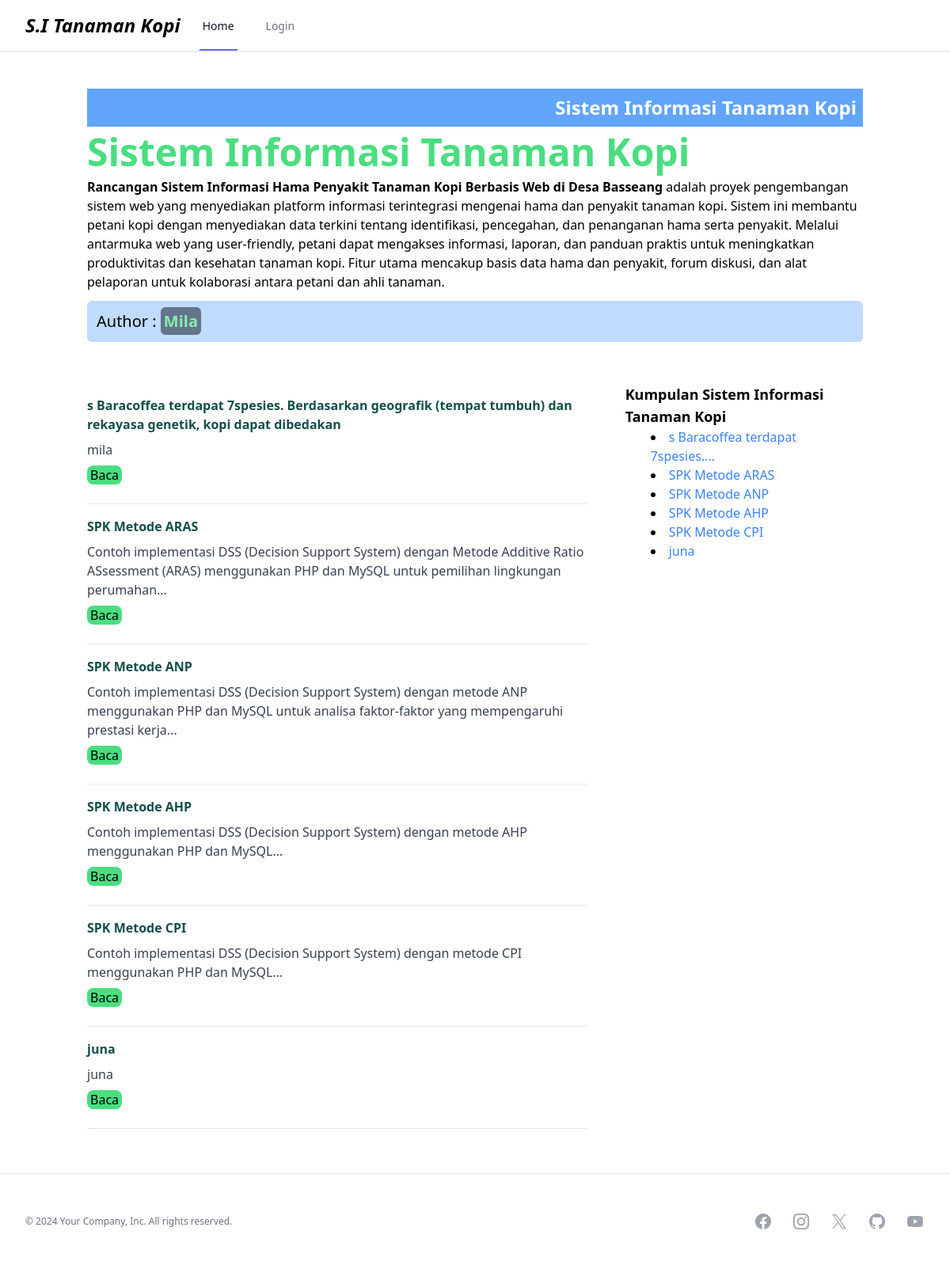
The page / on the database its author committed.
### tables this page shows
CREATE TABLE `artikel` (
  `id` int(11) NOT NULL,
  `idjudul` text NOT NULL,
  `judul` text NOT NULL,
  `deskripsi` text NOT NULL,
  `konten` text NOT NULL
);

### home.php (the view)
<?php
$sql = "SELECT idjudul, judul, deskripsi FROM artikel";
$result = $conn->query($sql);
$artikel = array();
if ($result->num_rows > 0) {
    while ($row = $result->fetch_assoc()) {
        $deskripsi = $row['deskripsi'];
        $kata = explode(' ', $deskripsi);
        if (count($kata) > 10) {
            $kata = array_slice($kata, 0, 20);
            $deskripsi = implode(' ', $kata) . '...';
        }
        $row['deskripsi'] = $deskripsi;
        $artikel[] = $row;
    }
}
?>
<?php foreach ($artikel as $item) : ?>
    <div class="my-4">
        <div class="font-bold text-teal-900 mb-2">
            <a href="artikel.php?<?php echo urlencode($item['idjudul']); ?>" class=""><?php echo htmlspecialchars($item['judul']); ?></a>
        </div>
        <div class="text-gray-700 mb-2">
            <?php echo htmlspecialchars($item['deskripsi']); ?>
        </div>
        <div class="bg-green-400 w-fit rounded-lg">
            <a href="artikel.php?<?php echo urlencode($item['idjudul']); ?>" class="p-1">Baca</a>
        </div>
        <br>
        <hr>
    </div>
<?php endforeach; ?>

### index.php (shortened to what this page needs)
<?php
include './config/koneksi.php'
?>
<!DOCTYPE html>
<html lang="en">
<head>
    <link rel="stylesheet" href="./src/style.css">
</head>
<body>
    <?php
    require_once 'components/navbar.php';
    ?>
    <header id="header" class="lg:px-[110px] lg:mt-28">
        <div class="bg-blue-400 text-white font-bold text-2xl text-end">
            <div class="p-2">
                Sistem Informasi Tanaman Kopi
            </div>
        </div>
        <div class="text-start">
            <div class="py-2 font-extrabold text-5xl text-green-400">
                Sistem Informasi Tanaman Kopi
            </div>
            <div class="text-l">
                <b>Rancangan Sistem Informasi Hama Penyakit Tanaman Kopi Berbasis Web di Desa Basseang</b> adalah proyek pengembangan sistem web yang menyediakan platform informasi terintegrasi mengenai hama dan penyakit tanaman kopi. Sistem ini membantu petani kopi dengan menyediakan data terkini tentang identifikasi, pencegahan, dan penanganan hama serta penyakit. Melalui antarmuka web yang user-friendly, petani dapat mengakses informasi, laporan, dan panduan praktis untuk meningkatkan produktivitas dan kesehatan tanaman kopi. Fitur utama mencakup basis data hama dan penyakit, forum diskusi, dan alat pelaporan untuk kolaborasi antara petani dan ahli tanaman.
            </div>
        </div>
        <div class="bg-blue-200 my-3 rounded-md">
            <div class="p-3 text-xl">
                Author : <span class="font-semibold text-green-300 bg-slate-500 rounded-md p-1">Mila</span>
            </div>
        </div>
    </header>
    <main class="flex flex-1 lg:px-[110px]">
        <div class="w-3/4 mt-10 pr-12">
            <?php
            $page = isset($_GET['page']) ? $_GET['page'] : "";
            if ($page == "") {
                include "home.php";
            } elseif ($page == "") {
                include "";
            }
            ?>
        </div>
        <div class="w-1/3 mt-10">
            <?php
            $page = isset($_GET['page']) ? $_GET['page'] : "";
            if ($page == "") {
                include "./components/sidebarHome.php";
            } elseif ($page == "") {
                include "";
            }
            ?>
        </div>
    </main>
    <?php
    require_once 'components/footer.php';
    ?>
</body>
</html>

### components/navbar.php (shortened to what this page needs)
<nav id="navbar" class="bg-white shadow lg:fixed w-full">
    <div class="mx-auto max-w-7xl px-2 sm:px-4 lg:px-8">
        <div class="flex h-16 justify-between">
            <div class="flex px-2 lg:px-0">
                <div class="flex flex-shrink-0 items-center">
                    <p class="font-bold text-[24px]"><i>S.I Tanaman Kopi</i></p>
                </div>
                <div class="hidden lg:ml-6 lg:flex lg:space-x-8">
                    <a id="home" href="index.php" class="inline-flex items-center border-b-2 border-transparent px-1 pt-1 text-sm font-medium text-gray-500 hover:border-gray-300 hover:text-gray-700">Home</a>
                    <a href="dashboard/login.php" class="inline-flex items-center border-b-2 border-transparent px-1 pt-1 text-sm font-medium text-gray-500 hover:border-gray-300 hover:text-gray-700">Login</a>
                </div>
            </div>
            <div class="flex flex-1 items-center justify-center px-2 lg:ml-6 lg:justify-end">
            </div>
        </div>
    </div>
</nav>

### components/sidebarHome.php
<?php
$sql = "SELECT idjudul, judul FROM artikel";
$result = $conn->query($sql);
$artikel = array();
if ($result->num_rows > 0) {
    while ($row = $result->fetch_assoc()) {
        $judul = $row['judul'];
        $kata = explode(' ', $judul);
        if (count($kata) > 4) {
            $kata = array_slice($kata, 0, 4);
            $judul = implode(' ', $kata) . '...';
        }
        $row['judul'] = $judul;
        $artikel[] = $row;
    }
}
?>
<div>
    <h2 class="font-bold text-lg">Kumpulan Sistem Informasi Tanaman Kopi</h2>
    <ul class="list-disc list-inside pl-8">
        <?php
        foreach ($artikel as $artikel) {
            echo '<li><a href="artikel.php?' . $artikel['idjudul'] . '" class="text-blue-500 hover:underline">' . htmlspecialchars($artikel['judul']) . '</a></li>';
        }
        ?>
    </ul>
</div>

### components/footer.php (shortened to what this page needs)
<footer class="bg-white">
    <div class="mx-auto max-w-7xl px-6 py-12 md:flex md:items-center md:justify-between lg:px-8">
        <div class="flex justify-center space-x-6 md:order-2">
            <a href="#" class="text-gray-400 hover:text-gray-500">
            </a>
            <a href="#" class="text-gray-400 hover:text-gray-500">
            </a>
            <a href="#" class="text-gray-400 hover:text-gray-500">
            </a>
            <a href="#" class="text-gray-400 hover:text-gray-500">
            </a>
            <a href="#" class="text-gray-400 hover:text-gray-500">
            </a>
        </div>
        <div class="mt-8 md:order-1 md:mt-0">
            <p class="text-center text-xs leading-5 text-gray-500">&copy; <span id="tahun-sekarang"></span> Your Company, Inc. All rights reserved.</p>
        </div>
    </div>
</footer>

### index.php (style rules this page uses)
html, body { height: 100%; margin: 0; display: flex; flex-direction: column; }
main { flex: 1; }

### rows shown on the page
artikel: judul "s Baracoffea terdapat 7spesies. Berdasarkan geografik (tempat tumbuh) dan rekayasa genetik, kopi dapat dibedakan", deskripsi "mila"
artikel: judul "SPK Metode ARAS", deskripsi "Contoh implementasi DSS (Decision Support System) dengan Metode Additive Ratio ASsessment (ARAS) menggunakan PHP dan MySQL untuk pemilihan lingkungan perumahan..."
artikel: judul "SPK Metode ANP", deskripsi "Contoh implementasi DSS (Decision Support System) dengan metode ANP menggunakan PHP dan MySQL untuk analisa faktor-faktor yang mempengaruhi prestasi kerja..."
artikel: judul "SPK Metode AHP", deskripsi "Contoh implementasi DSS (Decision Support System) dengan metode AHP menggunakan PHP dan MySQL..."
artikel: judul "SPK Metode CPI", deskripsi "Contoh implementasi DSS (Decision Support System) dengan metode CPI menggunakan PHP dan MySQL..."
artikel: judul "juna", deskripsi "juna"

### other values the page prints
$artikel['judul'] "s Baracoffea terdapat 7spesies...."
